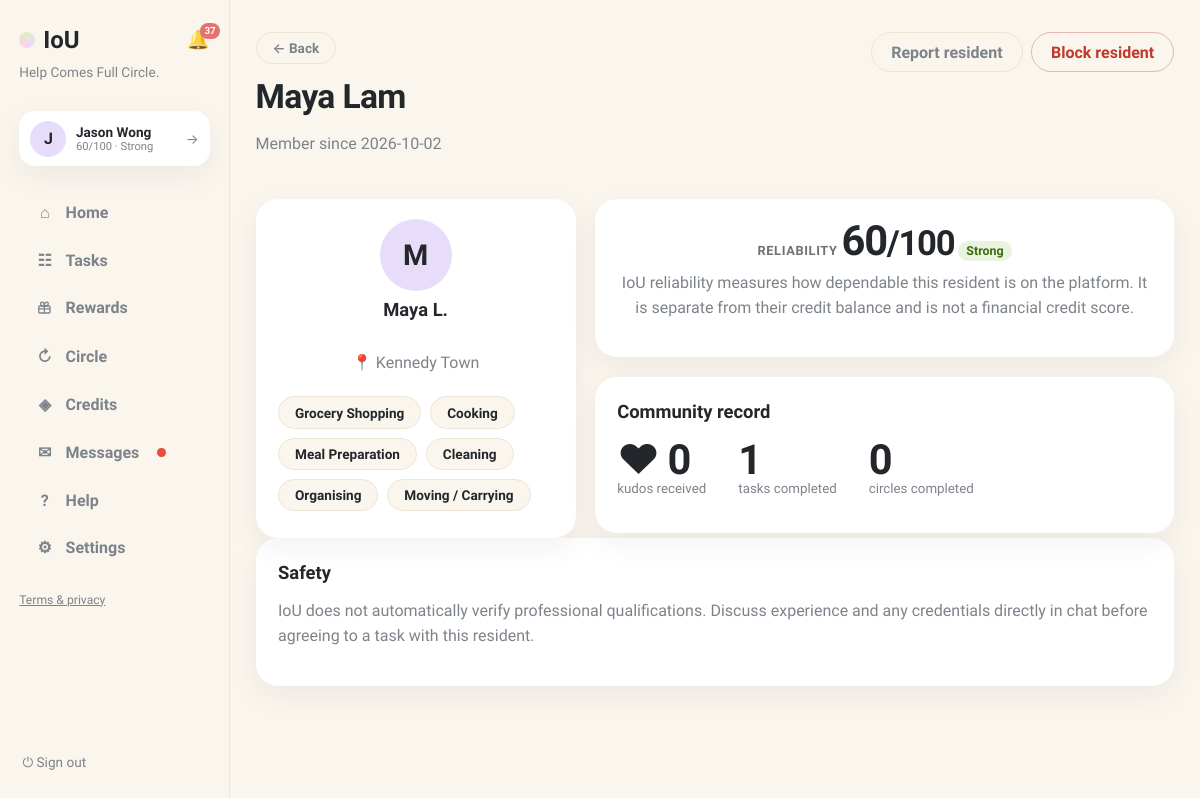
Before: /profile/4 (signed in) with the older database file.
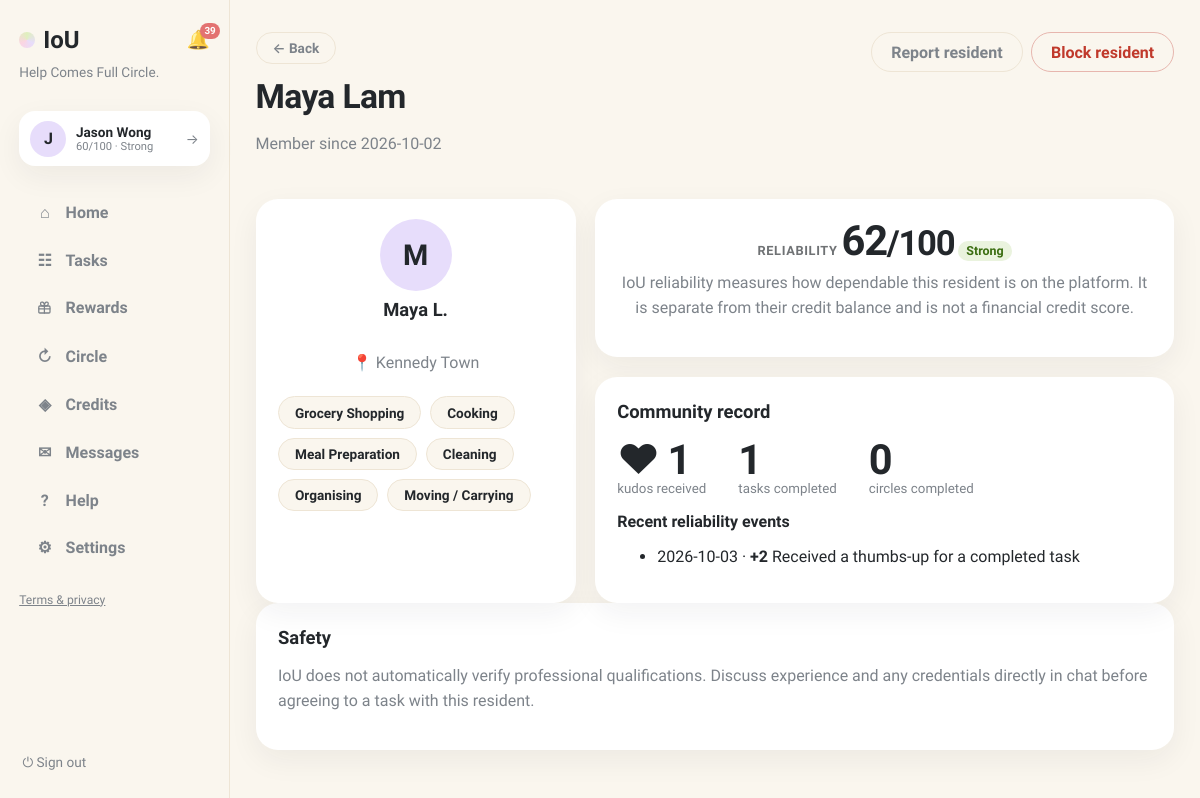
After: the same page with the newer database file.
### tables this page shows
CREATE TABLE users (
                id INTEGER PRIMARY KEY, name TEXT NOT NULL, email TEXT UNIQUE NOT NULL,
                password TEXT NOT NULL, balance INTEGER NOT NULL DEFAULT 0,
                held_balance INTEGER NOT NULL DEFAULT 0,
                is_moderator INTEGER NOT NULL DEFAULT 0
            , language TEXT NOT NULL DEFAULT 'en', address TEXT, district TEXT, hkid TEXT, address_id TEXT, age INTEGER, birthday TEXT, skills TEXT NOT NULL DEFAULT '', community_helper INTEGER NOT NULL DEFAULT 0, created_at TEXT, consent_analytics INTEGER NOT NULL DEFAULT 0, reliability INTEGER NOT NULL DEFAULT 60, account_status TEXT NOT NULL DEFAULT 'active', analytics_consent INTEGER NOT NULL DEFAULT 0, username TEXT, bio TEXT, verification_identity TEXT NOT NULL DEFAULT 'unverified', verification_neighbourhood TEXT NOT NULL DEFAULT 'unverified', vis_photo INTEGER NOT NULL DEFAULT 1, vis_neighbourhood INTEGER NOT NULL DEFAULT 1, vis_skills INTEGER NOT NULL DEFAULT 1, vis_bio INTEGER NOT NULL DEFAULT 1, vis_completed INTEGER NOT NULL DEFAULT 1, vis_circle INTEGER NOT NULL DEFAULT 1, circle_enabled INTEGER NOT NULL DEFAULT 1, circle_notifications INTEGER NOT NULL DEFAULT 1, circle_community_only INTEGER NOT NULL DEFAULT 0, circle_max_distance_km REAL NOT NULL DEFAULT 2.0, circle_availability TEXT NOT NULL DEFAULT '');

CREATE TABLE reliability_events (
                id INTEGER PRIMARY KEY, user_id INTEGER NOT NULL, request_id INTEGER,
                event_type TEXT NOT NULL, score_change INTEGER NOT NULL,
                reason TEXT NOT NULL, created_at TEXT NOT NULL,
                FOREIGN KEY(user_id) REFERENCES users(id)
            );

### app.py (the view)
@app.get("/profile/{user_id}", response_class=HTMLResponse)
@app.get("/profile", response_class=HTMLResponse)
def profile_page(request: Request, user_id: int | None = None):
    viewer = current_user(request)
    if not viewer:
        return RedirectResponse("/login", status_code=303)
    target_id = user_id or viewer["id"]
    with db() as connection:
        profile = connection.execute("SELECT * FROM users WHERE id=?", (target_id,)).fetchone()
        if not profile:
            return render(request, "error.html", message="That profile does not exist.")
        thumbs = connection.execute(
            "SELECT COUNT(*) c, COALESCE(SUM(kudos_bonus),0) bonus FROM transactions "
            "WHERE provider_id=? AND kudos_given=1", (target_id,)).fetchone()
        completed = connection.execute(
            "SELECT COUNT(*) c FROM transactions WHERE provider_id=?", (target_id,)).fetchone()["c"]
        circles = connection.execute(
            """SELECT COUNT(DISTINCT cp.id) c FROM chain_proposals cp
               JOIN chain_members cm ON cm.proposal_id=cp.id
               WHERE cm.user_id=? AND cp.status='completed'""", (target_id,)).fetchone()["c"]
        events = connection.execute(
            """SELECT * FROM reliability_events WHERE user_id=? ORDER BY created_at DESC, id DESC LIMIT 8""",
            (target_id,)).fetchall()
        tasks_done = connection.execute(
            """SELECT t.*, r.title FROM transactions t JOIN requests r ON r.id=t.request_id
               WHERE t.provider_id=? ORDER BY t.created_at DESC LIMIT 6""",
            (target_id,)).fetchall()
        annual_opt_in = connection.execute(
            "SELECT 1 FROM consents WHERE user_id=? AND policy='analytics' LIMIT 1",
            (target_id,)).fetchone()
    owns_profile = target_id == viewer["id"]
    return render(
        request, "profile.html", page="profile", profile=profile, owns_profile=owns_profile,
        thumbs=thumbs, completed=completed, circles=circles, events=events,
        tasks_done=tasks_done, analytics_opt_in=bool(annual_opt_in),
        circle_badge=profile["verification_neighbourhood"] == "verified",
    )

### templates/profile.html (shortened to what this page needs)
{% extends "base.html" %}
{% block content %}
{% set score = profile.reliability if profile.reliability is not none else 60 %}
{% set label = 'Suspended' if score <= 0 else ('Restricted' if score < 30 else ('Limited' if score < 60 else ('Strong' if score < 80 else 'Excellent'))) %}
<header class="page-head">
  <div>
    {% if not owns_profile %}<a class="btn-ghost btn-back" href="/browse">← Back</a>{% endif %}
    <h1 style="margin-top:.8rem">{{ profile.name }}</h1>
    <p class="muted">{% if profile.username %}@{{ profile.username }} · {% endif %}Member since {{ profile.created_at[:10] if profile.created_at else '2026' }}</p>
  </div>
  <div class="head-actions">
    {% if owns_profile %}
    <a class="btn-ghost" href="/account">Edit profile →</a>
    {% else %}
    <a class="btn-ghost" href="/report?user_id={{ profile.id }}">Report resident</a>
    <form method="post" action="/users/{{ profile.id }}/block"><input type="hidden" name="next" value="/profile/{{ profile.id }}"><button class="btn-ghost danger">Block resident</button></form>
    {% endif %}
  </div>
</header>
<div class="profile-grid">
  <div class="card profile-card">
    <div class="avatar avatar-big">{{ profile.name[0] }}</div>
    <h2>{{ profile.name.split(' ')[0] }}{{ ' ' ~ profile.name.split(' ')[-1][0] ~ '.' if profile.name.split(' ')|length > 1 else '' }}</h2>
    {% if profile.vis_neighbourhood %}<p class="muted">📍 {{ profile.district or profile.address_id or 'Neighbourhood' }}</p>{% endif %}
    {% if profile.vis_skills %}
    <div class="genre-row">
      {% for skill in profile.skills.split(',') if profile.skills and skill %}<span class="skill-tag">{{ skill }}</span>{% endfor %}
    </div>
    {% endif %}
  </div>
  <div>
    <div class="card reliability-panel">
      <span class="stat-label">Reliability</span>
      <span class="stat-big">{{ score }}<small>/100</small></span>
      <span class="rel-label rel-{{ 'excellent' if score >= 80 else ('strong' if score >= 60 else ('limited' if score >= 30 else ('restricted' if score >= 1 else 'suspended'))) }}">{{ label }}</span>
      <p class="muted" style="margin-top:.5rem">IoU reliability measures how dependable this resident is on the platform. It is separate from their credit balance and is not a financial credit score.</p>
    </div>
    <div class="card" style="margin-top:1.2rem">
      <h2>Community record</h2>
      <div class="profile-stats">
        <div><span class="stat-big">♥ {{ thumbs.c if thumbs else 0 }}</span><small>kudos received</small></div>
        <div><span class="stat-big">{{ completed }}</span><small>tasks completed</small></div>
        <div><span class="stat-big">{{ circles }}</span><small>circles completed</small></div>
      </div>
      {% if events %}
      <h3 style="margin-top:1rem">Recent reliability events</h3>
      <ul class="simple-list">
        {% for event in events %}
        <li>{{ event.created_at[:10] }} · <b>{{ '+' if event.score_change > 0 else '' }}{{ event.score_change }}</b> {{ event.reason }}</li>
        {% endfor %}
      </ul>
      {% endif %}
    </div>
  </div>
</div>
{% if not owns_profile %}
<section class="card">
  <h2>Safety</h2>
  <p class="muted">IoU does not automatically verify professional qualifications. Discuss experience and any credentials directly in chat before agreeing to a task with this resident.</p>
</section>
{% endif %}
{% endblock %}

### templates/base.html (shortened to what this page needs)
<!doctype html>
<html lang="en"><head><link rel="stylesheet" href="/static/style.css"></head>
<body class="app-body">
<nav class="sidebar">
  <div class="brand-row">
    <a class="brand" href="/"><span class="brand-dot"></span>IoU</a>
    {% if user %}
    <a class="bell {% if page == 'notifications' %}active{% endif %}" href="/notifications" title="Notifications">🔔{% if unread_notifs or unread_msgs %}<span class="bell-badge">{{ (unread_notifs or 0) + (unread_msgs or 0) }}</span>{% endif %}</a>
    {% endif %}
  </div>
  <p class="brand-tag">Help Comes Full Circle.</p>
  {% if user %}
  <a class="side-user" href="/profile" title="Your profile">
    <div class="avatar">{{ user.name[0] }}</div>
    {% set sc = user.reliability if user.reliability is not none else 60 %}
    {% set lab = 'Suspended' if sc <= 0 else ('Restricted' if sc < 30 else ('Limited' if sc < 60 else ('Strong' if sc < 80 else 'Excellent'))) %}
    <div class="sidebar-user-meta"><b>{{ user.name }}</b>
      <small>{{ sc }}/100 · {{ lab }}</small>
    </div>
    <span class="side-user-arrow">→</span>
  </a>
  <div class="nav-links">
    <a class="nav-link {% if page == 'home' %}active{% endif %}" href="/"><span class="nav-ico">⌂</span>Home</a>
    <a class="nav-link {% if page == 'browse' %}active{% endif %}" href="/browse"><span class="nav-ico">☷</span>Tasks</a>
    <a class="nav-link " href="/rewards"><span class="nav-ico"></span>Rewards</a>
    <a class="nav-link {% if page == 'circle' %}active{% endif %}" href="/chain-invitations"><span class="nav-ico">↻</span>Circle{% if circle_pending %}<span class="unread-dot"></span>{% endif %}</a>
    <a class="nav-link {% if page == 'credits' %}active{% endif %}" href="/history"><span class="nav-ico">◈</span>Credits</a>
    <a class="nav-link {% if page == 'messages' %}active{% endif %}" href="/messages"><span class="nav-ico">✉</span>Messages{% if unread_msgs %}<span class="unread-dot"></span>{% endif %}</a>
    <a class="nav-link {% if page == 'help' %}active{% endif %}" href="/help"><span class="nav-ico">?</span>Help</a>
    <a class="nav-link {% if page == 'account' %}active{% endif %}" href="/account"><span class="nav-ico">⚙</span>Settings</a>
  </div>
  <p class="nav-footer"><a href="/legal">Terms &amp; privacy</a></p>
  <form method="post" action="/logout" class="side-logout"><button class="link-button" title="Sign out">⏻ Sign out</button></form>
  {% else %}
  <div class="nav-links">
    <a class="nav-link" href="/login"><span class="nav-ico">→</span>Sign in</a>
    <a class="nav-link" href="/register"><span class="nav-ico">＋</span>Create account</a>
  </div>
  <p class="nav-footer"><a href="/legal">Terms &amp; privacy</a></p>
  {% endif %}
</nav>
<main class="content {% block content_class %}{% endblock %}">{% block content %}{% endblock %}</main>
</body></html>

Changed rows visible on the page:
added reliability_events: created_at "2026-10-03", score_change "+", score_change "2", reason "Received a thumbs-up for a completed task"
Other visible differences:
{{ (unread_notifs or 0) + (unread_msgs or 0) }}: "37" → "39"
{{ score }}: "60" → "62"
{{ thumbs.c if thumbs else 0 }}: "0" → "1"
text now shown: "Recent reliability events"
